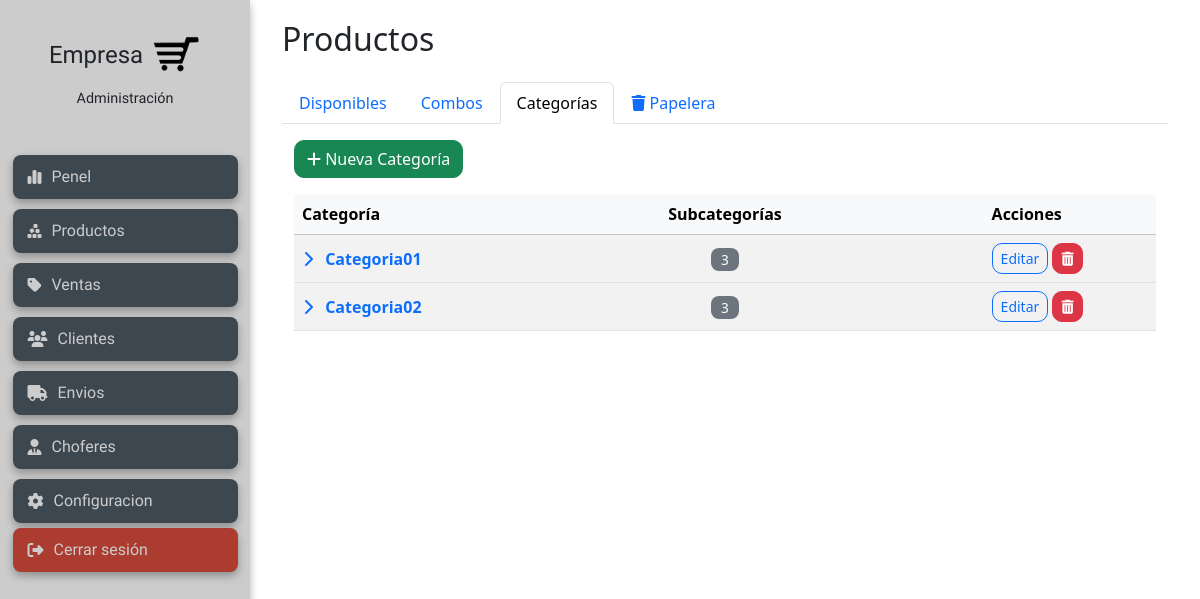
/products/categories/ (signed in), run on the app's committed database.
### products/models.py (models this page shows, shortened)
class Category(models.Model):
    name = models.CharField(max_length=100, unique=True, verbose_name="Nombre")
    slug = models.SlugField(max_length=100, unique=True, blank=True)
    parent = models.ForeignKey(
        'self',
        on_delete=models.CASCADE,
        null=True,
        blank=True,
        related_name='children',
        verbose_name="Categoría Padre"
    )
    class Meta:
        verbose_name = "Categoría"
        verbose_name_plural = "Categorías"
        ordering = ['name']

### products/views.py (the view)
# urls.py: path('categories/', views.category_list, name='category_list'),
@login_required
def category_list(request):
    categories = Category.objects.all()
    context = {
        'categories': categories,
        'active_tab': 'categories', # Indica qué pestaña está activa
    }
    return render(request, 'products/category_list.html', context)

### products/templates/products/category_list.html (shortened to what this page needs)
{% extends "products/products_layout.html" %}
{% load static %}
{% block product_content %}
<div class="container-fluid" id="category_list_container">
  <a href="{% url 'products:category_create' %}" class="btn btn-success mb-3">
    <i class="fa-solid fa-plus"></i> Nueva Categoría
  </a>
  <div class="table-responsive">
    <table class="table table-hover table-striped align-middle">
        <thead class="table-light">
            <tr>
                <th style="width:20%">Categoría</th>
                <th style="width:60%" class="text-center">Subcategorías</th>
                <th style="width:20%">Acciones</th>
            </tr>
        </thead>
        <tbody>
            {% for category in categories %}
            {% if not category.parent %}
            <tr class="bg-light fw-semibold">
                <td>
                    <button class="btn btn-link p-0 text-decoration-none"
                            type="button"
                            data-bs-toggle="collapse"
                            data-bs-target="#subs{{ category.id }}"
                            aria-expanded="false"
                            aria-controls="subs{{ category.id }}">
                    <i class="fa-solid fa-chevron-right me-2 collapse-indicator" style="transition:transform .15s;"></i>
                    <span class="fw-bold">{{ category.name }}</span>
                    </button>
                </td>
                <td class="text-center">
                    <span class="badge bg-secondary">{{ category.children.count }}</span>
                </td>
                <td>
                    <a href="{% url 'products:category_edit' category.id %}" class="btn btn-sm btn-outline-primary" title="Editar">
                        Editar
                    </a>
                    <button type="button"
                            class="btn btn-sm btn-danger"
                            data-bs-toggle="modal"
                            data-bs-target="#delCat{{ category.id }}"
                            title="Eliminar">
                    <i class="fa-solid fa-trash-can"></i>
                    </button>
                </td>
            </tr>
            {% endif %}
            {% empty %}
                <tr><td colspan="3" class="text-center">No hay categorías registradas.</td></tr>
            {% endfor %}
        </tbody>
    </table>
  </div>
</div>
{% endblock product_content %}

### static/css/styleManagement.css (style rules this page uses)
body { margin: 0; font-family: 'Segoe UI', sans-serif; }
.btn { border-radius: 10px; }
.badge { font-size: 0.85rem; padding: 5px 10px; border-radius: 8px; font-weight: 500; }

### data on the page
Category: name "Categoria01", children.count "3"
Category: name "Categoria02", children.count "3"
